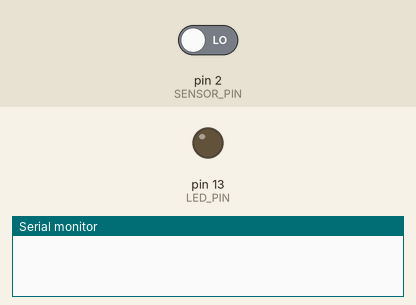
Bench run of a sketch on a simulated Arduino Uno, built with avr-gcc and run on an emulated ATmega328P. Parts: output pins drawn as LEDs (lit = HIGH), the last lines printed to the serial monitor. Inputs (shaded band) come from the test bench; at power-on: pin 2 (SENSOR_PIN) LOW.

Above: at 1.2 s.
1.3 s: pin 2 (SENSOR_PIN) driven HIGH
At 2.1 s:
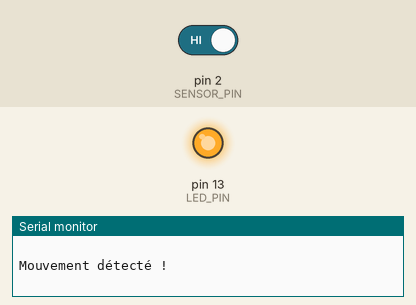
2.8 s: pin 2 (SENSOR_PIN) driven LOW
At 3.1 s:
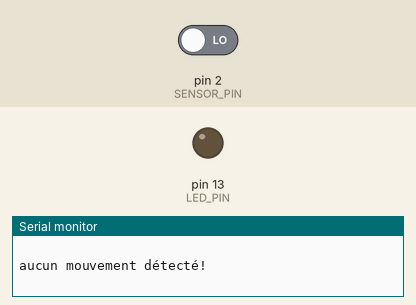
Timing chart, 0 to 5.8 s (numbered marks = the images above; inputs shaded):
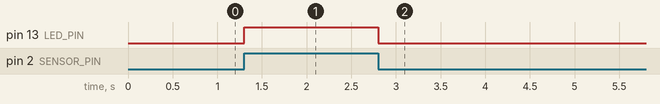

Measured:
- after the input at 1.3 s, pin 13 (LED_PIN): LOW → HIGH at once
- after the input at 2.8 s, pin 13 (LED_PIN): HIGH → LOW at once

The sketch:

HC-SR312.ino
```cpp
// Définition des broches

#define LED_PIN 13 // Broche de la LED

#define SENSOR_PIN 2 // Broche du capteur SENSOR

// Définition des variables

int sensorState = LOW; // Etat initial du capteur

int sensorValue; // Valeur lue sur le capteur

void setup() {

  // Initialiser la communication série à 9600 bauds , la vitesse

  //de transfert entre l'Arduino et l'ordinateur

  Serial.begin(9600);

  // Initialisation des broches

  pinMode(LED_PIN, OUTPUT); // Broche de la LED en sortie

  pinMode(SENSOR_PIN, INPUT); // Broche du capteur SENSOR en entrée

}

void loop() {

  // Lecture de la valeur du capteur

  sensorValue = digitalRead(SENSOR_PIN);

  // Si le capteur détecte un mouvement

  if (sensorValue == HIGH) {

    // Allumer la LED

    digitalWrite(LED_PIN, HIGH);

    // Si l'état du capteur a changé

    if (sensorState == LOW) {

      // Afficher un message sur le moniteur série

      Serial.println("------------------------------------------------------------------     " );

      Serial.println("     " );

      Serial.println("Mouvement détecté !");

      // Mettre à jour l'état du capteur

      sensorState = HIGH;

    }

  }

  // Sinon, si le capteur ne détecte pas de mouvement

  else {

    // Eteindre la LED

    digitalWrite(LED_PIN, LOW);

    // Si l'état du capteur a changé

    if (sensorState == HIGH) {

      // Afficher un message sur le moniteur série

      Serial.println("------------------------------------------------------------------     " );

      Serial.println("     " );

      Serial.println("aucun mouvement détecté!");

      // Mettre à jour l'état du capteur

      sensorState = LOW;

    }

  }

}
```
